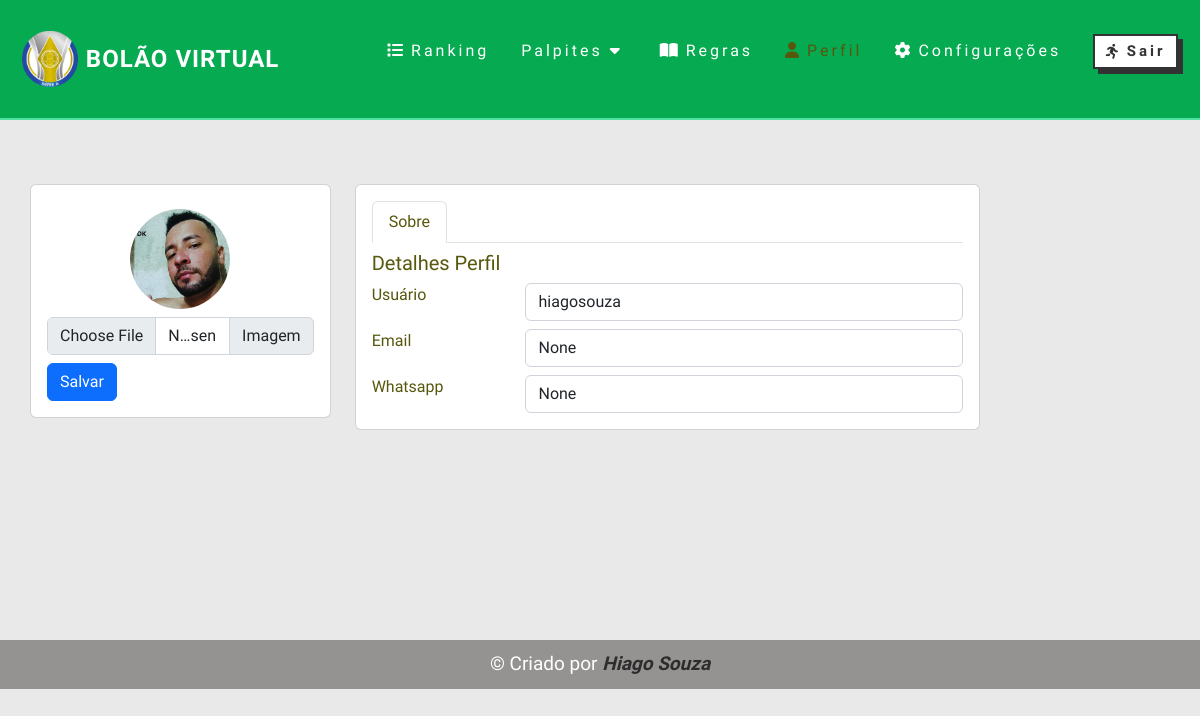
/perfil (signed in), run on an earlier commit of the app's database.
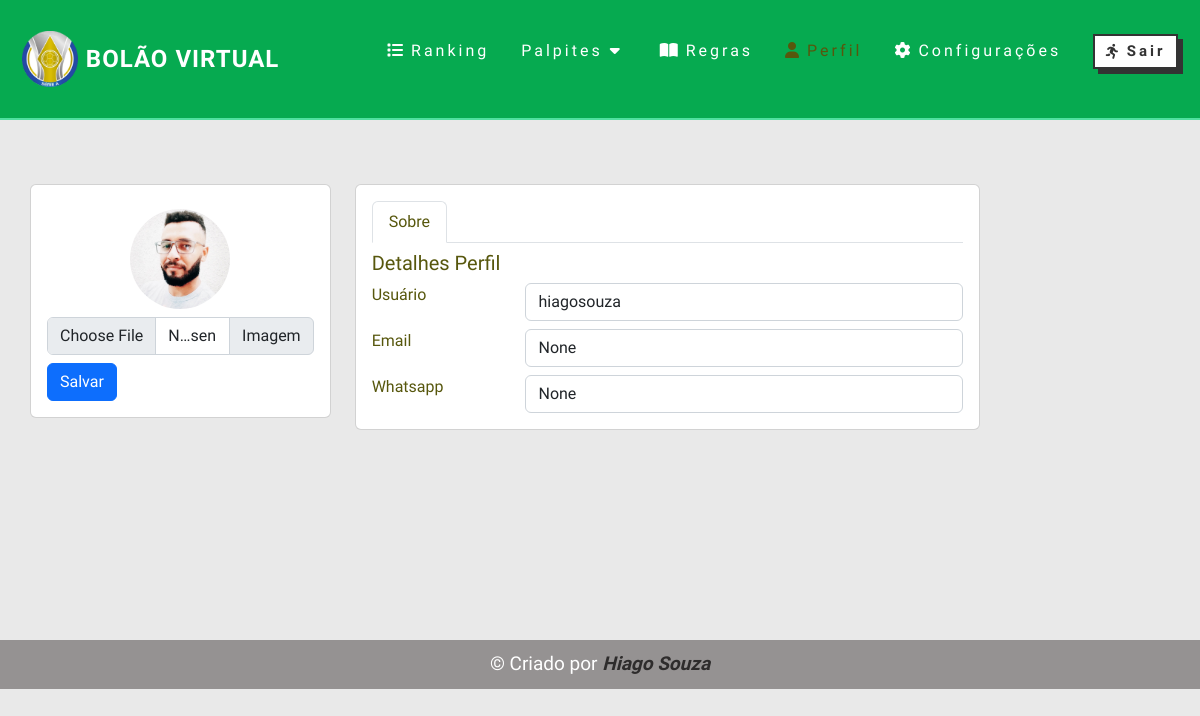
And on a later commit of the database.
### bolao/models.py (models this page shows, shortened)
class Usuario(models.Model):
    nome = models.CharField(max_length=200, null=True, blank=True)
    usuario = models.OneToOneField(User, null=True, blank=True, on_delete=models.CASCADE)
    email = models.CharField(max_length=200, null=True, blank=True, unique=True)
    whatsapp = models.CharField(max_length=200, null=True, blank=True, unique=True)
    pagamento = models.BooleanField(default=False)
    imagem = models.ImageField(upload_to='imagens', default='imagens/perfil-null.png')
    avatar = models.ImageField(upload_to='thumb_img', default='imagens/perfil-null.png')

### bolao/views.py (the view, shortened to what this page needs)
# urls.py: path('perfil', perfil, name='perfil'),
def perfil(request):
    user = request.user
    usuarios = Usuario.objects.filter(usuario=user)
    context = {"usuarios":usuarios}
    return render(request, 'perfil.html', context)

### bolao/templates/perfil.html (shortened to what this page needs)
{% extends 'auxiliar/base.html' %} {% load static %} {% block title %} Bolão | Perfil {% endblock%} {% block body %}
<section class="regras" style="z-index: -1;">
    <section class="section profile col-xl-10">
        <div class="row">
            <div class="col-xl-4">
                {% for usuario in usuarios %}
                <div class="card">
                    <form method="POST" action="{% url 'perfil' %}" enctype='multipart/form-data'>
                        <div class="card-body profile-card pt-4 d-flex flex-column align-items-center">
                            <img src="{{ usuario.imagem.url }}" alt="{{ usuario.nome}}" class="rounded-circle"
                                width="100" height="100" id="image-preview" />
                            <div class="input-group mt-2">
                                <input type="file" class="form-control" name="img" id="inputGroupFile02">
                                <label class="input-group-text" for="inputGroupFile02">Imagem</label>
                            </div>
                            <div class="col-12 mt-2">
                                <button class="btn btn-primary" type="submit">
                                    Salvar
                                </button>
                            </div>
                        </div>
                    </form>
                </div>
            </div>
            <div class="col-xl-8">
                <div class="card">
                    <div class="card-body pt-3">
                        <ul class="nav nav-tabs nav-tabs-bordered">
                            <li class="nav-item">
                                <button class="nav-link active" data-bs-toggle="tab" data-bs-target="#profile-overview">
                                    Sobre
                                </button>
                            </li>
                        </ul>
                        <div class="tab-content pt-2">
                            <div class="tab-pane fade show active profile-overview" id="profile-overview">
                                <h5 class="card-title">Detalhes Perfil</h5>
                                <div class="row mt-2">
                                    <div class="col-lg-3 col-md-4 label">Usuário</div>
                                    <div class="col-lg-9 col-md-8">
                                        <div class="form-control" type="text" name="usuario" id="nome"
                                            style="cursor: not-allowed;">{{ usuario.usuario }}</div>
                                    </div>
                                </div>
                                <div class="row mt-2">
                                    <div class="col-lg-3 col-md-4 label">Email</div>
                                    <div class="col-lg-9 col-md-8">
                                        <div class="form-control" type="text" name="email" id="email"
                                            style="cursor: not-allowed;">{{ usuario.email}}</div>
                                    </div>
                                </div>
                                <div class="row mt-2">
                                    <div class="col-lg-3 col-md-4 label">Whatsapp</div>
                                    <div class="col-lg-9 col-md-8">
                                        <div class="form-control" type="text" name="whatsapp" id="whatsapp"
                                            style="cursor: not-allowed;">{{ usuario.whatsapp}}
                                        </div>
                                    </div>
                                </div>
                            </div>
                            {% endfor %}
                        </div>
                    </div>
                </div>
            </div>
        </div>
    </section>
</section>
{% endblock %}

What changed in the data, as far as the page shows it:
changed Usuario "None": imagem: a different picture
